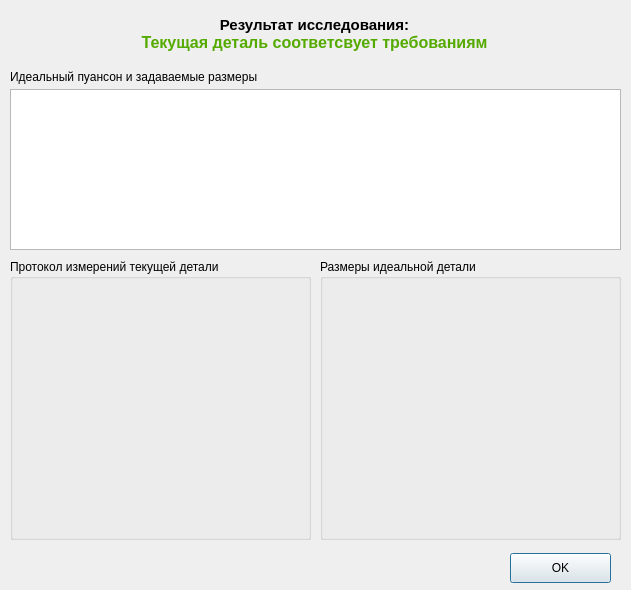
<?xml version="1.0" encoding="UTF-8"?>
<ui version="4.0">
 <class>CurrentResearchResultAndProtocolDialog</class>
 <widget class="QDialog" name="CurrentResearchResultAndProtocolDialog">
  <property name="geometry">
   <rect>
    <x>0</x>
    <y>0</y>
    <width>631</width>
    <height>590</height>
   </rect>
  </property>
  <property name="windowTitle">
   <string>Исследование текущей детали завершено</string>
  </property>
  <widget class="QLabel" name="reseultLabel">
   <property name="geometry">
    <rect>
     <x>9</x>
     <y>9</y>
     <width>611</width>
     <height>50</height>
    </rect>
   </property>
   <property name="font">
    <font>
     <pointsize>11</pointsize>
     <weight>75</weight>
     <bold>true</bold>
    </font>
   </property>
   <property name="text">
    <string>&lt;html&gt;&lt;head/&gt;&lt;body&gt;&lt;p align=&quot;center&quot;&gt;Результат исследования: &lt;br/&gt;&lt;span style=&quot; font-size:12pt; color:#55aa00;&quot;&gt;Текущая деталь соответсвует требованиям&lt;/span&gt;&lt;/p&gt;&lt;/body&gt;&lt;/html&gt;</string>
   </property>
   <property name="alignment">
    <set>Qt::AlignCenter</set>
   </property>
  </widget>
  <widget class="QGroupBox" name="currentDetailProtocolGroupBox">
   <property name="geometry">
    <rect>
     <x>10</x>
     <y>259</y>
     <width>301</width>
     <height>281</height>
    </rect>
   </property>
   <property name="title">
    <string>Протокол измерений текущей детали</string>
   </property>
   <layout class="QHBoxLayout" name="horizontalLayout">
    <item>
     <widget class="QLabel" name="currentDetailProtocolLabel">
      <property name="text">
       <string/>
      </property>
      <property name="alignment">
       <set>Qt::AlignLeading|Qt::AlignLeft|Qt::AlignTop</set>
      </property>
      <property name="textInteractionFlags">
       <set>Qt::LinksAccessibleByMouse|Qt::TextSelectableByKeyboard|Qt::TextSelectableByMouse</set>
      </property>
     </widget>
    </item>
   </layout>
  </widget>
  <widget class="QPushButton" name="okButton">
   <property name="geometry">
    <rect>
     <x>510</x>
     <y>553</y>
     <width>101</width>
     <height>30</height>
    </rect>
   </property>
   <property name="text">
    <string>OK</string>
   </property>
  </widget>
  <widget class="QGraphicsView" name="idealPuansonAndDimensionsGraphicsView">
   <property name="geometry">
    <rect>
     <x>10</x>
     <y>89</y>
     <width>611</width>
     <height>161</height>
    </rect>
   </property>
  </widget>
  <widget class="QGroupBox" name="idealDetailProtocolGroupBox">
   <property name="geometry">
    <rect>
     <x>320</x>
     <y>259</y>
     <width>301</width>
     <height>281</height>
    </rect>
   </property>
   <property name="title">
    <string>Размеры идеальной детали</string>
   </property>
   <layout class="QHBoxLayout" name="horizontalLayout_2">
    <item>
     <widget class="QLabel" name="idealDetailProtocolLabel">
      <property name="text">
       <string/>
      </property>
      <property name="alignment">
       <set>Qt::AlignLeading|Qt::AlignLeft|Qt::AlignTop</set>
      </property>
      <property name="textInteractionFlags">
       <set>Qt::LinksAccessibleByMouse|Qt::TextSelectableByKeyboard|Qt::TextSelectableByMouse</set>
      </property>
     </widget>
    </item>
   </layout>
  </widget>
  <widget class="QLabel" name="idealPuansonAndDimensionsLabel">
   <property name="geometry">
    <rect>
     <x>10</x>
     <y>68</y>
     <width>611</width>
     <height>18</height>
    </rect>
   </property>
   <property name="text">
    <string>Идеальный пуансон и задаваемые размеры</string>
   </property>
  </widget>
 </widget>
 <resources/>
 <connections/>
</ui>
